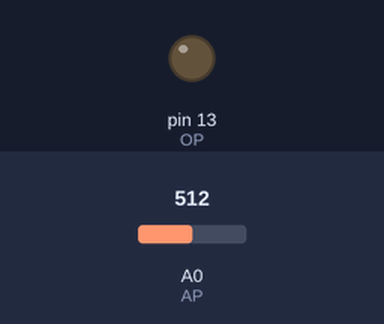
Recording of a sketch running on a simulated Arduino Uno, built with avr-gcc and run on an emulated ATmega328P. Shown: output pins drawn as LEDs (lit = HIGH). The test bench sets the inputs (shaded band); at power-on: A0 (AP) = 512.

Above: at 1.2 s.
1.3 s: A0 (AP) set to 490
At 2.4 s:
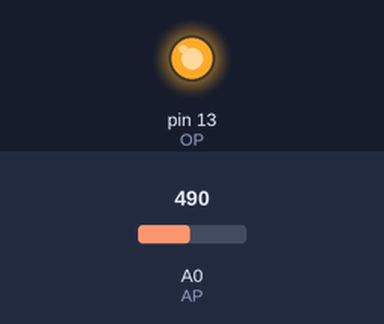
2.8 s: A0 (AP) set to 511
At 3.5 s:
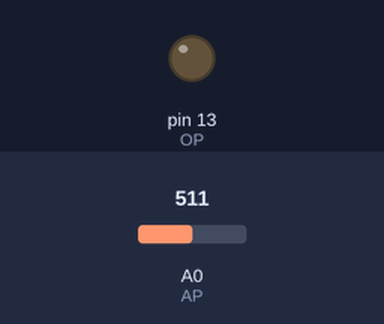
4.3 s: A0 (AP) set to 306
At 4.7 s:
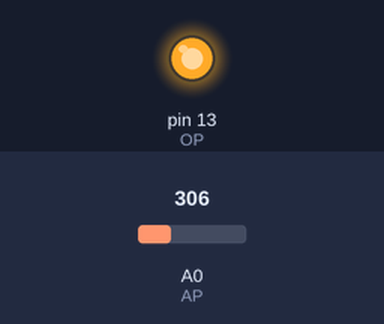
Timing chart, 0 to 7.3 s (numbered marks = the images above; inputs shaded):
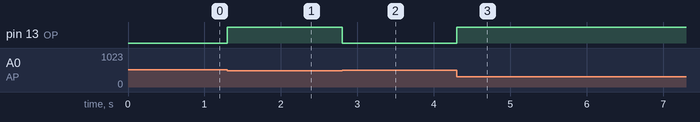

The sketch:

code.ino
```cpp
//Ways to calculate frequency:
//-Establish a sampling period and count the occurences in the sampling period.
//-Calculate the time between a given number of hits.

int AP = 0;//Analog pin number.
int OP = 13;//Digital output pin number.
int TH = 500;//Threshold for sensor trigger.

int DD;

void setup(){
  Serial.begin(9600);//Setup serial.
  pinMode(OP,OUTPUT);
}

void loop(){
  DD = analogRead(AP);//Read the input pin.


  if(DD<TH){
    digitalWrite(OP,HIGH);
  } else {
    digitalWrite(OP,LOW);
  }


  //delay(1000);
  //Serial.println(DD);//Display
}
```

Measured:
- the behaviour switches between 500 and 499 on A0 (AP) (found by bisection; images 0 and 1)
- after the input at 1.3 s, pin 13 (OP): LOW → HIGH at once
- after the input at 2.8 s, pin 13 (OP): HIGH → LOW at once
- after the input at 4.3 s, pin 13 (OP): LOW → HIGH at once
